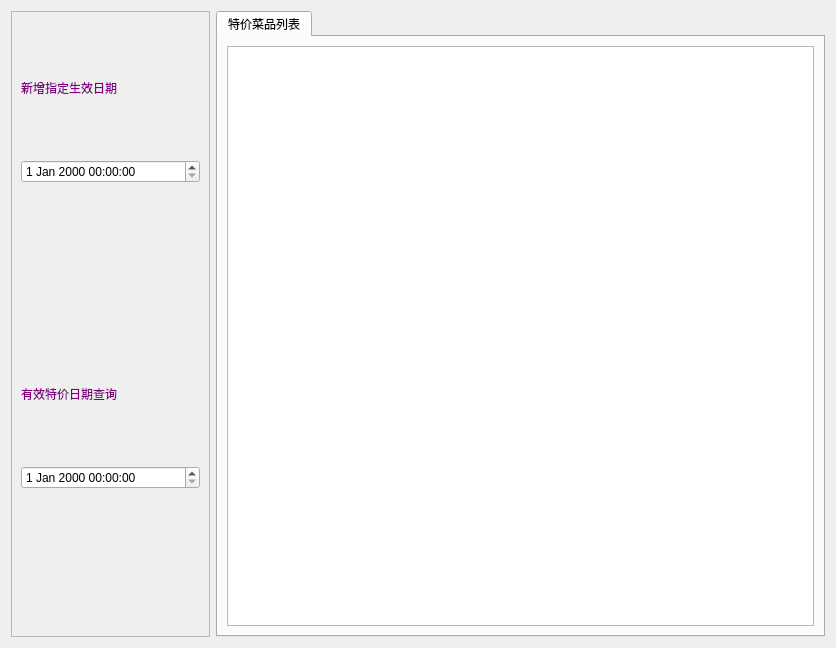
<?xml version="1.0" encoding="UTF-8"?>
<ui version="4.0">
 <class>w_ds_sale_dayspecial_Dialog</class>
 <widget class="QDialog" name="w_ds_sale_dayspecial_Dialog">
  <property name="geometry">
   <rect>
    <x>0</x>
    <y>0</y>
    <width>836</width>
    <height>648</height>
   </rect>
  </property>
  <property name="windowTitle">
   <string>Dialog</string>
  </property>
  <layout class="QHBoxLayout" name="horizontalLayout">
   <item>
    <widget class="QFrame" name="frame">
     <property name="minimumSize">
      <size>
       <width>199</width>
       <height>0</height>
      </size>
     </property>
     <property name="maximumSize">
      <size>
       <width>199</width>
       <height>16777215</height>
      </size>
     </property>
     <property name="frameShape">
      <enum>QFrame::StyledPanel</enum>
     </property>
     <property name="frameShadow">
      <enum>QFrame::Raised</enum>
     </property>
     <layout class="QVBoxLayout" name="verticalLayout">
      <item>
       <widget class="QLabel" name="label">
        <property name="styleSheet">
         <string notr="true">color:purple;
</string>
        </property>
        <property name="text">
         <string>新增指定生效日期</string>
        </property>
       </widget>
      </item>
      <item>
       <widget class="lds_datetimeEdit" name="dateTimeEdit"/>
      </item>
      <item>
       <widget class="lds_toolbar" name="widget" native="true"/>
      </item>
      <item>
       <widget class="QLabel" name="label_2">
        <property name="styleSheet">
         <string notr="true">color:purple;
</string>
        </property>
        <property name="text">
         <string>有效特价日期查询</string>
        </property>
       </widget>
      </item>
      <item>
       <widget class="lds_datetimeEdit" name="dateTimeEdit_2"/>
      </item>
      <item>
       <widget class="lds_toolbar" name="widget_2" native="true"/>
      </item>
     </layout>
    </widget>
   </item>
   <item>
    <widget class="QTabWidget" name="tabWidget">
     <property name="currentIndex">
      <number>0</number>
     </property>
     <widget class="QWidget" name="tab">
      <attribute name="title">
       <string>特价菜品列表</string>
      </attribute>
      <layout class="QVBoxLayout" name="verticalLayout_4">
       <item>
        <widget class="lds_tableView" name="tableView"/>
       </item>
      </layout>
     </widget>
    </widget>
   </item>
  </layout>
 </widget>
 <customwidgets>
  <customwidget>
   <class>lds_toolbar</class>
   <extends>QFrame</extends>
   <header>lds_toolbar.h</header>
   <container>1</container>
  </customwidget>
  <customwidget>
   <class>lds_datetimeEdit</class>
   <extends>QDateTimeEdit</extends>
   <header>lds_datetimeedit.h</header>
  </customwidget>
  <customwidget>
   <class>lds_tableView</class>
   <extends>QTableView</extends>
   <header>lds_tableview.h</header>
  </customwidget>
 </customwidgets>
 <resources/>
 <connections/>
</ui>
